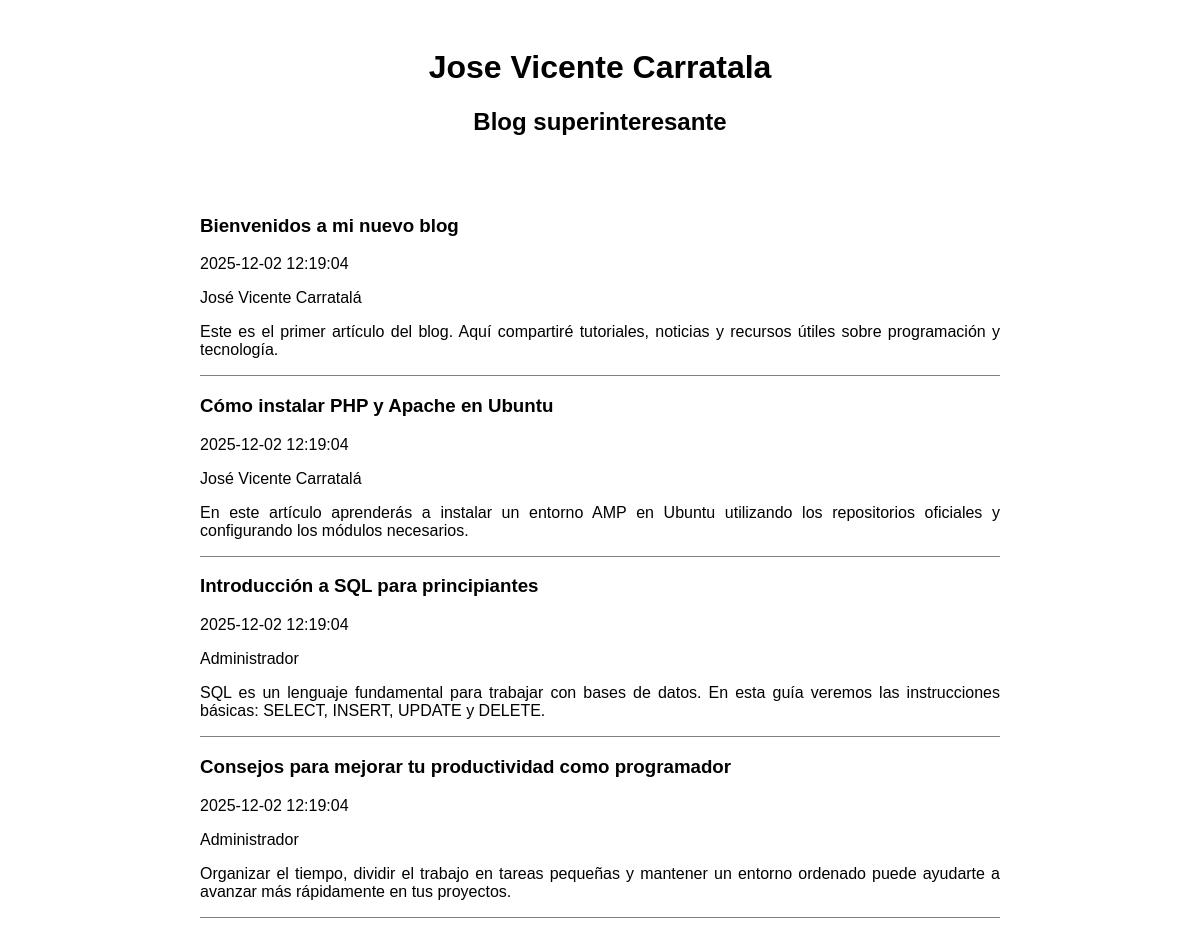
The page /08-Con_estilo.php on the database its author committed.
### tables this page shows
CREATE TABLE IF NOT EXISTS blog (
    id INT AUTO_INCREMENT PRIMARY KEY,
    titulo VARCHAR(255) NOT NULL,
    contenido TEXT NOT NULL,
    fecha DATETIME DEFAULT CURRENT_TIMESTAMP,
    autor VARCHAR(100) DEFAULT 'Administrador'
);

### 08-Con_estilo.php (the view, shortened to what this page needs)
<!doctype html>
<html>
    <head>
    </head>
    <body>
        <header>
            <h1>Jose Vicente Carratala</h1>
            <h2>Blog superinteresante</h2>
        </header>
        <main>
            <?php
            $host = "localhost";
            $user = "blogphp";
            $pass = "Blogphp123$";
            $db   = "blogphp";
            $conexion = new mysqli($host, $user, $pass, $db);
            $sql = "SELECT * FROM blog";
            $resultado = $conexion->query($sql);
            while ($fila = $resultado->fetch_assoc()) {
                echo '
                    <article>
                    <h3>' . $fila['titulo'] . '</h3>
                    <time>' . $fila['fecha'] . '</time>
                    <p>' . $fila['autor'] . '</p>
                    <p>' . $fila['contenido'] . '</p>
                    </article>
                ';
            }
            ?>
        </main>
        <footer>
        </footer>
    </body>
</html>

### 08-Con_estilo.php (style rules this page uses)
body, html { font-family: sans-serif; }
header, main, footer { width: 800px; margin: auto; padding: 20px; }
p { text-align: justify; }
article { border-bottom: 1px solid grey; }
header, footer { text-align: center; }

### rows shown on the page
blog: titulo "Bienvenidos a mi nuevo blog", fecha "2025-12-02 12:19:04", autor "José Vicente Carratalá", contenido "Este es el primer artículo del blog. Aquí compartiré tutoriales, noticias y recursos útiles sobre programación y tecnología."
blog: titulo "Cómo instalar PHP y Apache en Ubuntu", fecha "2025-12-02 12:19:04", autor "José Vicente Carratalá", contenido "En este artículo aprenderás a instalar un entorno AMP en Ubuntu utilizando los repositorios oficiales y configurando los módulos necesarios."
blog: titulo "Introducción a SQL para principiantes", fecha "2025-12-02 12:19:04", autor "Administrador", contenido "SQL es un lenguaje fundamental para trabajar con bases de datos. En esta guía veremos las instrucciones básicas: SELECT, INSERT, UPDATE y DELETE."
blog: titulo "Consejos para mejorar tu productividad como programador", fecha "2025-12-02 12:19:04", autor "Administrador", contenido "Organizar el tiempo, dividir el trabajo en tareas pequeñas y mantener un entorno ordenado puede ayudarte a avanzar más rápidamente en tus proyectos."
